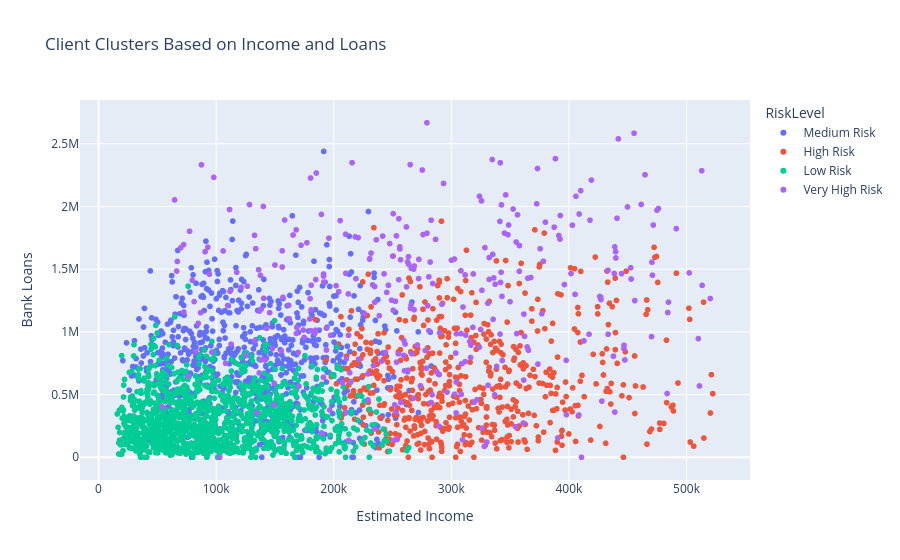

The cell this chart's notebook holds for it:
### Markdown cell above
Cluster 0: High income, high loans → Possibly High Risk due to high liabilities

Cluster 1: Low income, low loans → Possibly Low Risk

Cluster 2: Medium income, high deposits → Possibly Low Risk

Cluster 3: Low income, high loans and high credit card balance → Possibly Very High Risk

### Code cell
fig = px.scatter(data,x='Estimated Income',y='Bank Loans',color='RiskLevel',title='Client Clusters Based on Income and Loans',
    hover_data=['Bank Deposits', 'Credit Card Balance', 'Risk Weighting'])
fig.show()

### Figure 1 — Plotly figure (JSON) as saved in the notebook; plotly's stock layout.template omitted (floating-point values rounded to 4 significant figures; data arrays with more than 128 entries replaced by an {"elided": "..."} marker saying what was removed)
{"data": [{"customdata": {"elided": "716x3 float values"}, "hovertemplate": "RiskLevel=Medium Risk<br>Estimated Income=%{x}<br>Bank Loans=%{y}<br>Bank Deposits=%{customdata[0]}<br>Credit Card Balance=%{customdata[1]}<br>Risk Weighting=%{customdata[2]}<extra></extra>", "legendgroup": "Medium Risk", "marker": {"color": "#636efa", "symbol": "circle"}, "mode": "markers", "name": "Medium Risk", "showlegend": true, "type": "scattergl", "x": {"elided": "716 float values"}, "xaxis": "x", "y": {"elided": "716 float values"}, "yaxis": "y"}, {"customdata": {"elided": "588x3 float values"}, "hovertemplate": "RiskLevel=High Risk<br>Estimated Income=%{x}<br>Bank Loans=%{y}<br>Bank Deposits=%{customdata[0]}<br>Credit Card Balance=%{customdata[1]}<br>Risk Weighting=%{customdata[2]}<extra></extra>", "legendgroup": "High Risk", "marker": {"color": "#EF553B", "symbol": "circle"}, "mode": "markers", "name": "High Risk", "showlegend": true, "type": "scattergl", "x": {"elided": "588 float values"}, "xaxis": "x", "y": {"elided": "588 float values"}, "yaxis": "y"}, {"customdata": {"elided": "1327x3 float values"}, "hovertemplate": "RiskLevel=Low Risk<br>Estimated Income=%{x}<br>Bank Loans=%{y}<br>Bank Deposits=%{customdata[0]}<br>Credit Card Balance=%{customdata[1]}<br>Risk Weighting=%{customdata[2]}<extra></extra>", "legendgroup": "Low Risk", "marker": {"color": "#00cc96", "symbol": "circle"}, "mode": "markers", "name": "Low Risk", "showlegend": true, "type": "scattergl", "x": {"elided": "1327 float values"}, "xaxis": "x", "y": {"elided": "1327 float values"}, "yaxis": "y"}, {"customdata": {"elided": "330x3 float values"}, "hovertemplate": "RiskLevel=Very High Risk<br>Estimated Income=%{x}<br>Bank Loans=%{y}<br>Bank Deposits=%{customdata[0]}<br>Credit Card Balance=%{customdata[1]}<br>Risk Weighting=%{customdata[2]}<extra></extra>", "legendgroup": "Very High Risk", "marker": {"color": "#ab63fa", "symbol": "circle"}, "mode": "markers", "name": "Very High Risk", "showlegend": true, "type": "scattergl", "x": {"elided": "330 float values"}, "xaxis": "x", "y": {"elided": "330 float values"}, "yaxis": "y"}], "layout": {"autosize": true, "legend": {"title": {"text": "RiskLevel"}, "tracegroupgap": 0}, "title": {"text": "Client Clusters Based on Income and Loans"}, "xaxis": {"anchor": "y", "autorange": true, "domain": [0, 1], "range": [-14970.0, 553200.0], "title": {"text": "Estimated Income"}, "type": "linear"}, "yaxis": {"anchor": "x", "autorange": true, "domain": [0, 1], "range": [-220100.0, 2888000.0], "title": {"text": "Bank Loans"}, "type": "linear"}}}
